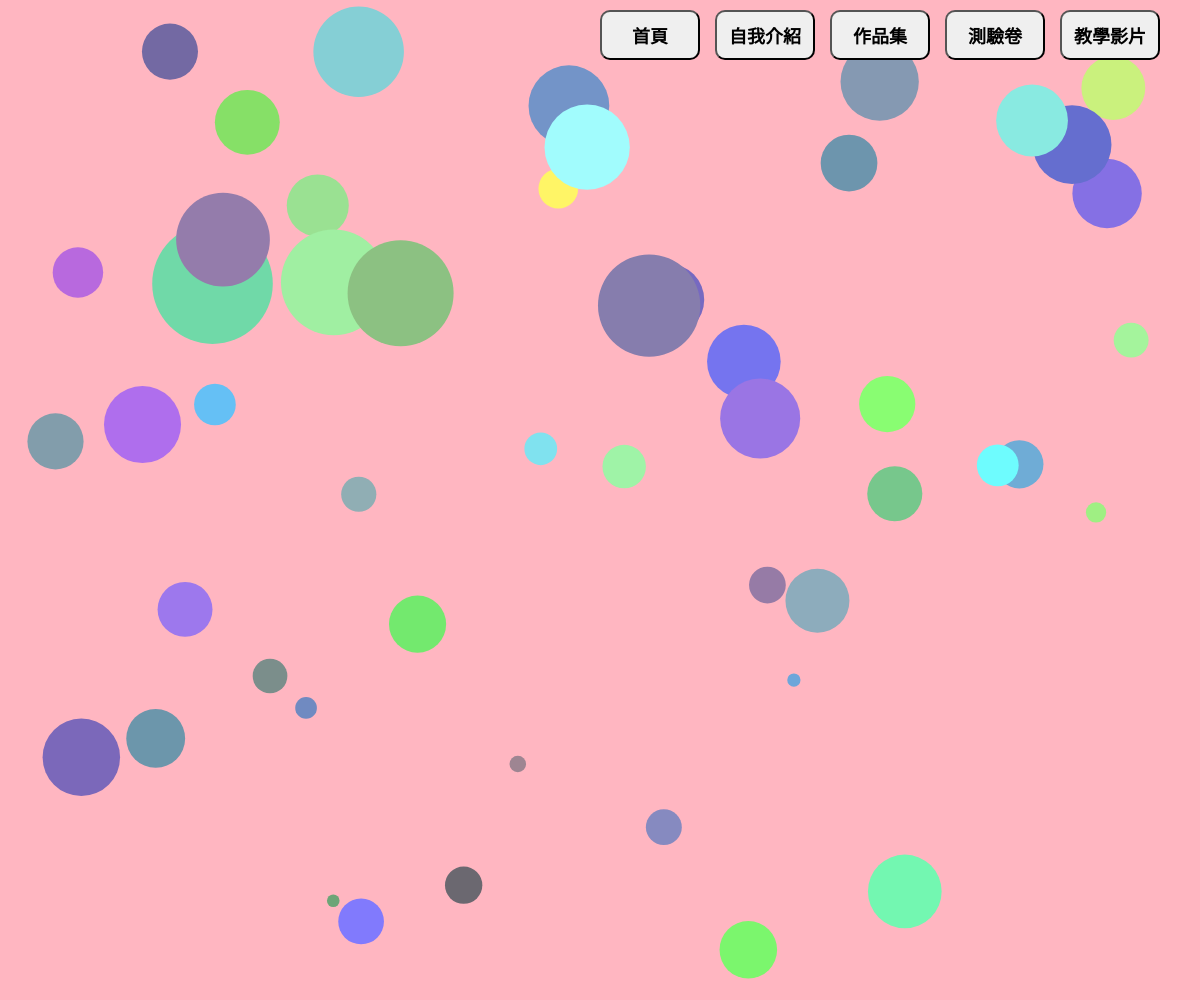
Frame 1 (no input)
Frame 60 (no input): identical to frame 1, image omitted
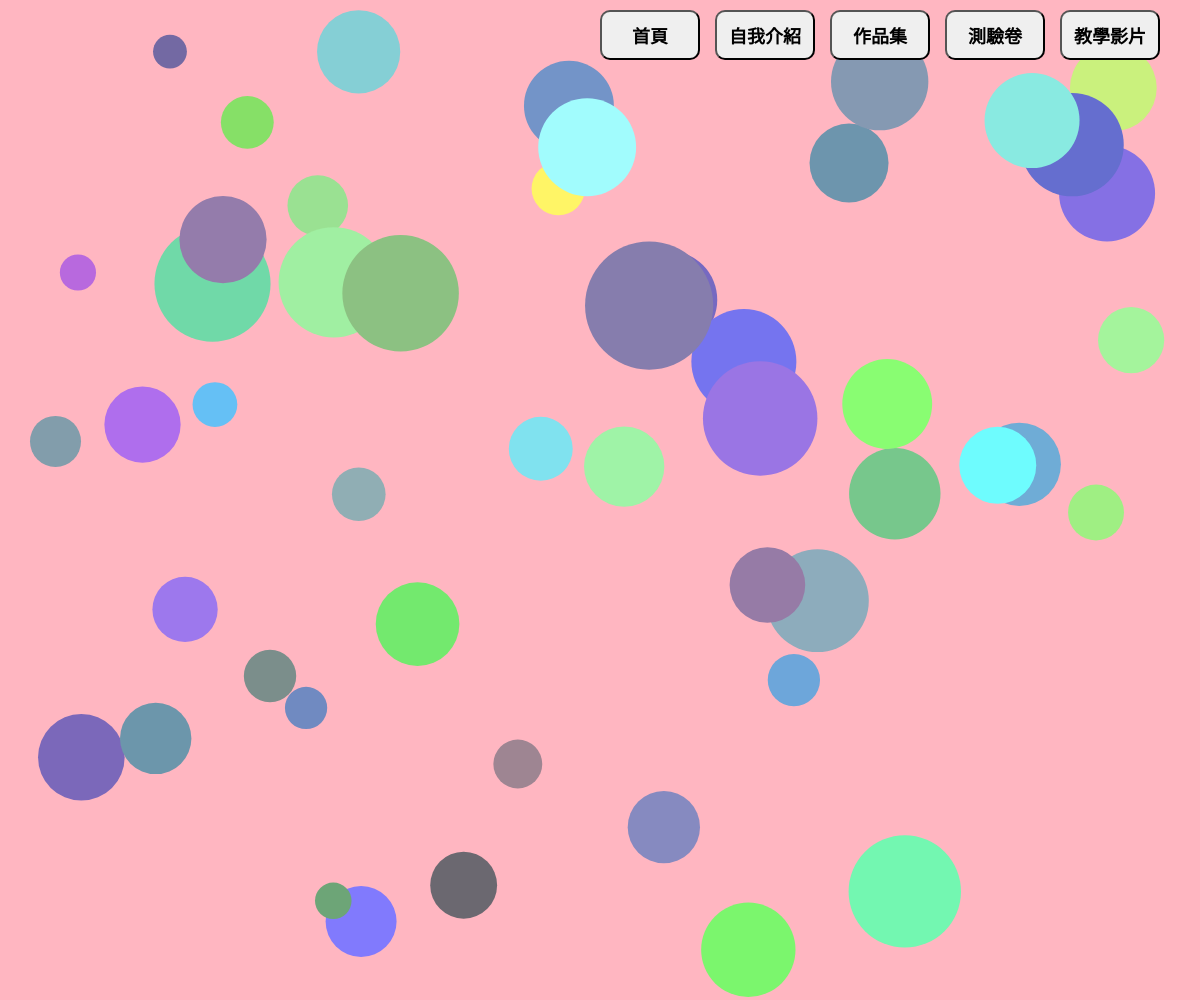
Frame 120 (the mouse pressed at the canvas centre since frame 60)

The p5.js sketch that drew these frames (run headless with seeded random() and noise() and a simulated clock; from frame 60 on, the mouse is pressed at the canvas centre):

// p5.js sketch
// ── sketch.js
let buttonLabels = ["首頁", "自我介紹", "作品集", "測驗卷", "教學影片"];
let buttons = [];
let circles = [];
let dropdown;
let subButtons = [];
let popupWindow = null; // 用於存放小視窗的 DOM 元素

function setup() {
  createCanvas(windowWidth, windowHeight); // 畫布與螢幕大小一致

  // 建立按鈕
  let buttonX = width - 600; // 調整按鈕的起始 X 座標，向左再移動 50
  let buttonY = 10;          // 按鈕的 Y 座標
  let buttonWidth = 100;     // 按鈕寬度
  let buttonHeight = 50;     // 按鈕高度
  let buttonSpacing = 15;    // 按鈕間距

  for (let i = 0; i < buttonLabels.length; i++) {
    let x = buttonX + i * (buttonWidth + buttonSpacing);
    let btn = createButton(buttonLabels[i]);
    btn.position(x, buttonY);
    btn.size(buttonWidth, buttonHeight);
    btn.style('font-size', '18px'); // 字體大小
    btn.style('font-weight', 'bold'); // 字體變粗
    btn.style('border-radius', '10px'); // 框變圓潤
    btn.style('transition', 'background-color 0.3s'); // 平滑變色過渡
    btn.mouseOver(() => btn.style('background-color', '#ADD8E6')); // 滑鼠移入變為淡藍色
    btn.mouseOut(() => btn.style('background-color', '')); // 滑鼠移出恢復原色
    if (buttonLabels[i] === "作品集") {
      btn.mousePressed(() => toggleDropdown(x, buttonY + buttonHeight + 5)); // 點擊作品集按鈕顯示選項
    } else {
      btn.mousePressed(() => handleButtonClick(buttonLabels[i])); // 設定其他按鈕點擊事件
    }
    buttons.push(btn);
  }

  // 建立小視窗的 DOM 元素
  popupWindow = createDiv('');
  popupWindow.style('position', 'absolute');
  popupWindow.style('width', '80%');
  popupWindow.style('height', '80%');
  popupWindow.style('top', '10%');
  popupWindow.style('left', '10%');
  popupWindow.style('background-color', 'white');
  popupWindow.style('border', '2px solid black');
  popupWindow.style('border-radius', '10px');
  popupWindow.style('overflow', 'auto');
  popupWindow.style('display', 'none'); // 預設隱藏
  let closeButton = createButton('關閉');
  closeButton.parent(popupWindow);
  closeButton.style('position', 'absolute');
  closeButton.style('top', '10px');
  closeButton.style('right', '10px');
  closeButton.mousePressed(() => popupWindow.style('display', 'none')); // 點擊關閉按鈕隱藏小視窗

  // 隨機產生更多圓，並讓圓分散得更均勻
  for (let i = 0; i < 50; i++) { // 增加圓的數量
    let r, g, b;
    do {
      r = random(100, 255);
      g = random(100, 255);
      b = random(100, 255);
    } while (dist(r, g, b, 255, 182, 193) < 100); // 確保顏色與背景顏色差異足夠
    circles.push({
      x: random(50, width - 50), // 確保圓不會靠近邊界
      y: random(50, height - 50),
      r: random(10, 50),
      color: color(r, g, b)
    });
  }
}

function draw() {
  background(255, 182, 193); // 設定背景顏色為淡粉色 (RGB: 255, 182, 193)

  // 繪製圓，並讓圓隨滑鼠移動改變大小
  for (let circle of circles) {
    let distance = dist(mouseX, mouseY, circle.x, circle.y);
    let newRadius = circle.r + map(distance, 0, width, 20, -10); // 根據滑鼠距離調整大小
    newRadius = constrain(newRadius, 5, 100); // 限制圓的大小範圍
    fill(circle.color);
    noStroke();
    ellipse(circle.x, circle.y, newRadius * 2);
  }
}

// 處理按鈕點擊事件
function handleButtonClick(label) {
  if (label === "首頁") {
    resetToHome(); // 點選首頁按鈕時回到最初畫面
  } else {
    console.log(label + " 按鈕被按下");
  }
}

// 回到最初畫面
function resetToHome() {
  // 移除所有子選項按鈕
  subButtons.forEach(btn => btn.remove());
  subButtons = [];
  
  // 隱藏小視窗
  popupWindow.style('display', 'none');
  
  console.log("回到首頁");
}

function toggleDropdown(x, y) {
  // 如果子選項按鈕已存在，移除它們
  if (subButtons.length > 0) {
    subButtons.forEach(btn => btn.remove());
    subButtons = [];
  } else {
    // 建立子選項按鈕
    let subButtonLabels = ["第一週", "第二週", "第三週", "第四週"]; // 修改為「週」
    let subButtonWidth = 100;
    let subButtonHeight = 40;
    let subButtonSpacing = 5;

    for (let i = 0; i < subButtonLabels.length; i++) {
      let btnY = y + i * (subButtonHeight + subButtonSpacing);
      let btn = createButton(subButtonLabels[i]);
      btn.position(x, btnY);
      btn.size(subButtonWidth, subButtonHeight);
      btn.style('font-size', '16px'); // 子選項字體大小
      btn.style('font-weight', 'bold'); // 字體變粗
      btn.style('border-radius', '8px'); // 框變圓潤
      btn.style('background-color', '#FFFFE0'); // 子選項背景顏色改為淡黃色
      if (subButtonLabels[i] === "第二週") {
        btn.mousePressed(() => showPopup("https://xxuanxxuanxxuan.github.io/20250303/")); // 第二週超連結
      } else if (subButtonLabels[i] === "第三週") {
        btn.mousePressed(() => showPopup("https://xxuanxxuanxxuan.github.io/20250310-/")); // 第三週超連結
      } else {
        btn.mousePressed(() => console.log(subButtonLabels[i] + " 被選擇")); // 處理其他子選項點擊事件
      }
      subButtons.push(btn);
    }
  }
}

// 顯示小視窗並載入指定的 URL
function showPopup(url) {
  popupWindow.html(`<iframe src="${url}" style="width: 100%; height: 100%; border: none;"></iframe>`);
  popupWindow.style('display', 'block');
}

function windowResized() {
  resizeCanvas(windowWidth, windowHeight); // 當視窗大小改變時調整畫布
}
